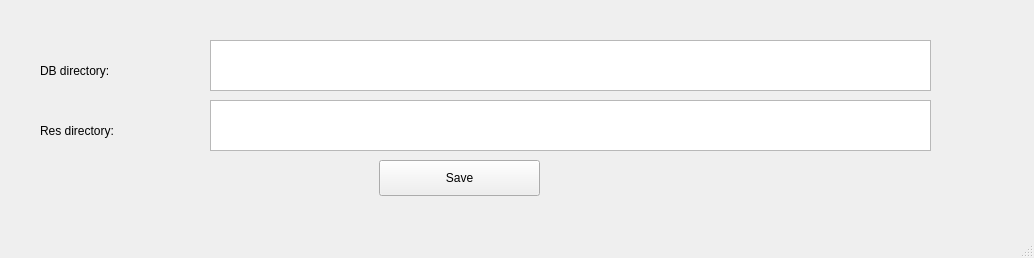
<?xml version="1.0" encoding="UTF-8"?>
<ui version="4.0">
 <class>SettingsWindow</class>
 <widget class="QMainWindow" name="SettingsWindow">
  <property name="geometry">
   <rect>
    <x>0</x>
    <y>0</y>
    <width>1034</width>
    <height>258</height>
   </rect>
  </property>
  <property name="windowTitle">
   <string>Settings</string>
  </property>
  <widget class="QWidget" name="centralwidget">
   <widget class="QLabel" name="lbDB">
    <property name="geometry">
     <rect>
      <x>40</x>
      <y>50</y>
      <width>171</width>
      <height>41</height>
     </rect>
    </property>
    <property name="text">
     <string>DB directory:</string>
    </property>
   </widget>
   <widget class="QLabel" name="lbRes">
    <property name="geometry">
     <rect>
      <x>40</x>
      <y>110</y>
      <width>141</width>
      <height>41</height>
     </rect>
    </property>
    <property name="text">
     <string>Res directory:</string>
    </property>
   </widget>
   <widget class="QPushButton" name="pbSave">
    <property name="geometry">
     <rect>
      <x>379</x>
      <y>160</y>
      <width>161</width>
      <height>36</height>
     </rect>
    </property>
    <property name="text">
     <string>Save</string>
    </property>
   </widget>
   <widget class="QTextEdit" name="teDB">
    <property name="geometry">
     <rect>
      <x>210</x>
      <y>40</y>
      <width>721</width>
      <height>51</height>
     </rect>
    </property>
   </widget>
   <widget class="QTextEdit" name="teRES">
    <property name="geometry">
     <rect>
      <x>210</x>
      <y>100</y>
      <width>721</width>
      <height>51</height>
     </rect>
    </property>
   </widget>
  </widget>
  <widget class="QMenuBar" name="menubar">
   <property name="geometry">
    <rect>
     <x>0</x>
     <y>0</y>
     <width>1034</width>
     <height>30</height>
    </rect>
   </property>
  </widget>
  <widget class="QStatusBar" name="statusbar"/>
 </widget>
 <resources/>
 <connections/>
</ui>
